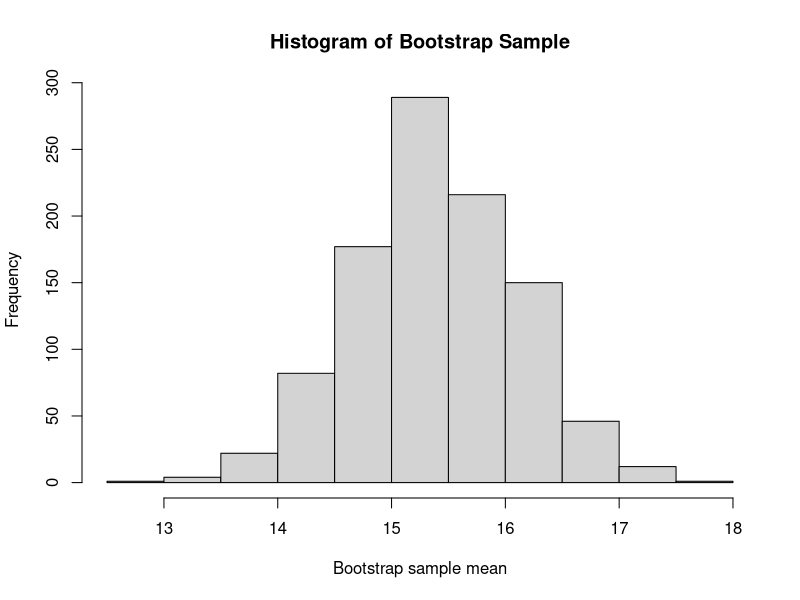
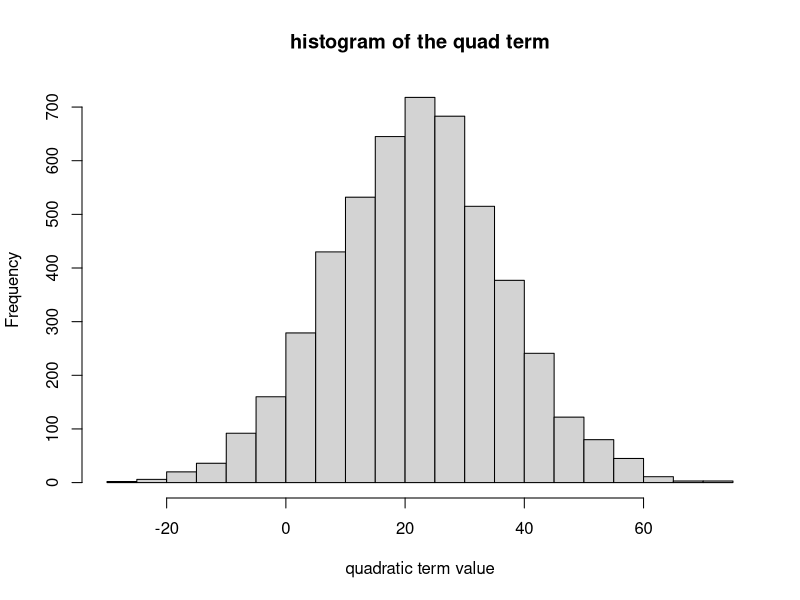
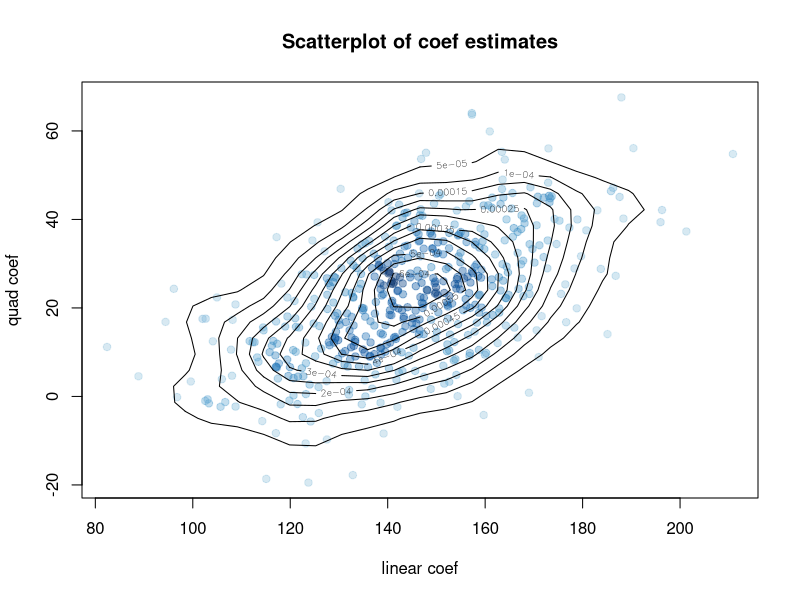

Write R code to recreate these figures, in order.
## ---- chunk 1
library(knitr)
# Any of these options can be changed in any R chunk.
knitr::opts_chunk$set(echo = TRUE, 
                      warning = FALSE,
                      message = FALSE,
                      fig.align = "center", 
                      # Two following determine width and height
                      # of the R device on which the plots are made
                      fig.width = 7, 
                      fig.height = 6,
                      # last argument here determines the actual 
                      # width of the plot as it appears in the processed
                      # RMarkdown file
                      out.width = "50%") 

dataDirectory <- "../Data"
## ---- chunk 2
n_units <- function(x){
  UseMethod("n_units", x)
}
n_units.default <- function(x){
  length(x)
}
n_units.data.frame <- function(x){
  dim(x)[1]
}
n_units.matrix <- function(x){
  ncol(x)*nrow(x)
}
## ---- chunk 3
       n_units(cars)    
       n_units(cars$speed) 
       n_units(HairEyeColor)
       n_units(lm(dist ~ speed, data = cars))
       n_units(n_units)
## ---- chunk 4
matrix1 <- matrix(c(3, 9, -1, 4, 2, 6), nrow = 2)
getValues <- function(x, indices) {
  UseMethod("getValues", x)
}
getValues.default <- function(x, indices){
  x[indices]
}
getValues.list <- function(x, indices){
  x[[indices]]
}
getValues.data.frame <- function(x, indices){
  x[indices,]
}
getValues.matrix <- function(x, indices){
  x[indices,]
}
## ---- chunk 5
       getValues(mtcars, c("Pontiac Firebird"))
       getValues(data.frame(alphabet = LETTERS), 1:3)
       getValues(HairEyeColor, 1:3)
       getValues(lm(dist ~ speed, data = cars), 1)
## ---- chunk 6
    getFitFn <- function(fit, formula, ...){
      myFunc = function(data){
        fit(formula, data = data,...)
      }
      return(myFunc)
    }
## ---- chunk 7
myFit <- getFitFn(fit = lm, formula = dist ~ speed)
result1 <- myFit(data = cars)
result2 <- lm(dist ~ speed, data = cars)
coef(result1) == coef(result2)
## ---- chunk 8
myFit <- getFitFn(fit = lm, formula = dist ~ speed, model = FALSE)
result1 <- myFit(data = cars)
result2 <- lm(dist ~ speed, data = cars, model = FALSE)
coef(result1) == coef(result2)
## ---- chunk 9
      bootstrap <- function(data, attribute, B = 1000) {
        bootSamp <- lapply(1:B,
                          FUN = function(p){
                            samp_index <- sample(1:n_units(data), n_units(data), replace = TRUE)
                            samp_vals <- getValues(data, samp_index)
                          })
        Map(attribute, bootSamp)
      }
## ---- chunk 10
      set.seed(314159)
      bSamples <- bootstrap(cars$speed, mean)
      hist(unlist(bSamples),xlab = "Bootstrap sample mean", main = "Histogram of Bootstrap Sample")
## ---- chunk 11
set.seed(314159)
quad_fit <- getFitFn(fit = lm, formula = dist ~ poly(speed,2))
bsamples <- bootstrap(cars, quad_fit, B = 5000)
#hist(unlist(bsamples))
quad_list <- rep(NA, 5000)
for (i in 1:5000){
  quad_list[i]<-bsamples[[i]]$coefficients[[3]]
}
hist(quad_list, breaks = 25, main = "histogram of the quad term", xlab = "quadratic term value")
## ---- chunk 12
bootstrap <- function(data, attribute, B = 50) {
  bootSamp <- lapply(1:B,
                     FUN = function(p){
                       samp_index <- sample(1:n_units(data), n_units(data), replace = TRUE)
                       samp_vals <- getValues(data, samp_index)
                     })
  Map(attribute, bootSamp)
}
set.seed(314159)
quad_fit <- getFitFn(fit = lm, formula = dist ~ poly(speed,2))
bSamples <- bootstrap(cars, quad_fit, B = 50)
bSamples[[1]]
## ---- chunk 13
bootstrap <- function(data, attribute, B = 50) {
  bootSamp <- lapply(1:B,
                     FUN = function(p){
                       samp_index <- sample(1:n_units(data), n_units(data), replace = TRUE)
                       samp_vals <- getValues(data, samp_index)
                     })
  sapply(bootSamp, attribute)
}
set.seed(314159)
quad_fit <- getFitFn(fit = lm, formula = dist ~ poly(speed,2))
bSamples <- bootstrap(cars, quad_fit, B = 50)
class(bSamples)
bSamples[[1]]
## ---- chunk 14
set.seed(314159)
fit <- getFitFn(fit = lm, formula = dist ~ poly(speed,2))
bSamples <- bootstrap(cars, fit, B = 50)
bSamples[,1]
# 3 different ways to extract coef
bSamples[,1]$coefficients
bSamples[,1][[1]]
bSamples[[1]]
## ---- chunk 15
set.seed(314159)
quad_fit <- getFitFn(fit = lm, formula = dist ~ poly(speed,2))
bSamples <- bootstrap(cars, quad_fit, B = 500)
bSamples[1,][[500]]
## ---- chunk 16
library(MASS)
listofCoef <- bSamples[1,]
x <- rep(NA, 500)
y <- rep(NA, 500)
for (i in 1:500){
  x[i] <- listofCoef[[i]][2] #Get linear term coef
  y[i] <- listofCoef[[i]][3] #Get quadratic term coef
}
plot(x,y,type="n", xlab = "linear coef", ylab = "quad coef", main = "Scatterplot of coef estimates")
points(x,y,pch = 19, col = adjustcolor(densCols(x,y),0.4))
f1 <- kde2d(x, y,h = c(width.SJ(x), width.SJ(y)))
contour(f1, add = TRUE)
